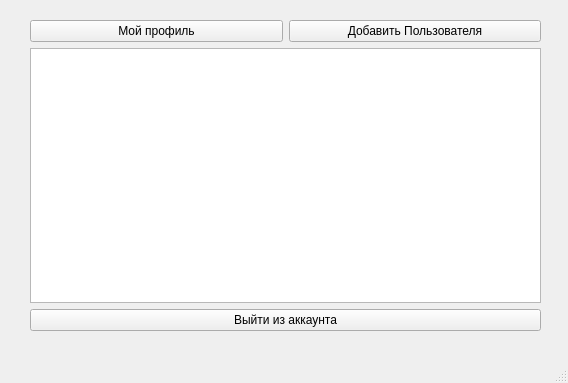
<?xml version="1.0" encoding="UTF-8"?>
<ui version="4.0">
 <class>MainWindow</class>
 <widget class="QMainWindow" name="MainWindow">
  <property name="geometry">
   <rect>
    <x>0</x>
    <y>0</y>
    <width>568</width>
    <height>383</height>
   </rect>
  </property>
  <property name="windowTitle">
   <string>АрхивЧК</string>
  </property>
  <widget class="QWidget" name="centralwidget">
   <property name="sizePolicy">
    <sizepolicy hsizetype="Preferred" vsizetype="Preferred">
     <horstretch>0</horstretch>
     <verstretch>0</verstretch>
    </sizepolicy>
   </property>
   <widget class="QWidget" name="gridLayoutWidget">
    <property name="geometry">
     <rect>
      <x>30</x>
      <y>20</y>
      <width>511</width>
      <height>311</height>
     </rect>
    </property>
    <layout class="QGridLayout" name="gridLayout" rowstretch="0,0,0,0" columnstretch="0,0">
     <property name="sizeConstraint">
      <enum>QLayout::SetNoConstraint</enum>
     </property>
     <property name="bottomMargin">
      <number>0</number>
     </property>
     <property name="horizontalSpacing">
      <number>6</number>
     </property>
     <item row="1" column="0" rowspan="2" colspan="2">
      <widget class="QTableView" name="tableView">
       <property name="sizePolicy">
        <sizepolicy hsizetype="Expanding" vsizetype="Expanding">
         <horstretch>0</horstretch>
         <verstretch>0</verstretch>
        </sizepolicy>
       </property>
       <property name="editTriggers">
        <set>QAbstractItemView::NoEditTriggers</set>
       </property>
       <property name="sortingEnabled">
        <bool>false</bool>
       </property>
       <attribute name="verticalHeaderVisible">
        <bool>false</bool>
       </attribute>
      </widget>
     </item>
     <item row="0" column="0">
      <widget class="QPushButton" name="myProfile_pushButton">
       <property name="text">
        <string>Мой профиль</string>
       </property>
      </widget>
     </item>
     <item row="0" column="1">
      <widget class="QPushButton" name="newProfile_pushButton">
       <property name="enabled">
        <bool>true</bool>
       </property>
       <property name="text">
        <string>Добавить Пользователя</string>
       </property>
      </widget>
     </item>
     <item row="3" column="0" colspan="2">
      <widget class="QPushButton" name="logoff_pushButton">
       <property name="text">
        <string>Выйти из аккаунта</string>
       </property>
      </widget>
     </item>
    </layout>
   </widget>
  </widget>
  <widget class="QMenuBar" name="menubar">
   <property name="geometry">
    <rect>
     <x>0</x>
     <y>0</y>
     <width>568</width>
     <height>20</height>
    </rect>
   </property>
  </widget>
  <widget class="QStatusBar" name="statusbar"/>
 </widget>
 <resources/>
 <connections/>
</ui>
